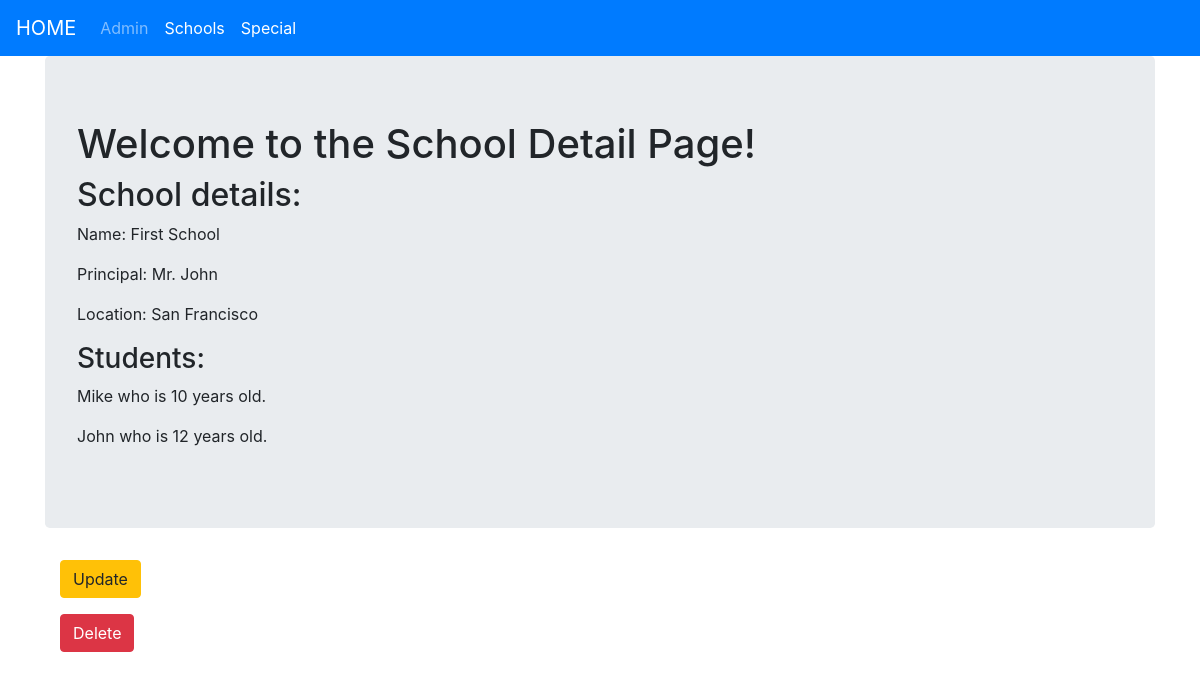
/basic_app/1/, run on the app's committed database.
### basic_app/models.py (models this page shows, shortened)
class School(models.Model):
    name = models.CharField(max_length=256)
    principal = models.CharField(max_length=256)
    location = models.CharField(max_length=256)

class Student(models.Model):
    name = models.CharField(max_length=256)
    age = models.PositiveIntegerField()
    school = models.ForeignKey(School,related_name='students',on_delete=models.DO_NOTHING)

### basic_app/views.py (the view)
# urls.py: path('<pk>/', views.SchoolDetailView.as_view(), name='detail'),
class SchoolDetailView(DetailView):
    context_object_name = 'school_detail'
    model = models.School
    template_name = 'basic_app/school_detail.html'

### basic_app/templates/basic_app/school_detail.html
{% extends 'basic_app/basic_app_base.html' %}
  {% block body_block %}
    <div class="jumbotron">
      <h1>Welcome to the School Detail Page!</h1>
      <h2>School details:</h2>
        <p>Name: {{ school_detail.name }}</p>
        <p>Principal: {{ school_detail.principal }}</p>
        <p>Location: {{ school_detail.location }}</p>
        <h3>Students:</h3>
        {% for student in school_detail.students.all %}
          <p>{{ student.name }} who is {{ student.age }} years old.</p>
        {% endfor %}
    </div>
    <div class="container">
      <p><a class='btn btn-warning' href="{% url 'basic_app:update' pk=school_detail.pk %}">Update</a></p>
      <a class='btn btn-danger' href="{% url 'basic_app:delete' pk=school_detail.pk %}">Delete</a>
    </div>
  {% endblock %}

### data on the page
School: name "First School", principal "Mr. John", location "San Francisco"
Student: name "Mike", age "10"
Student: name "John", age "12"
